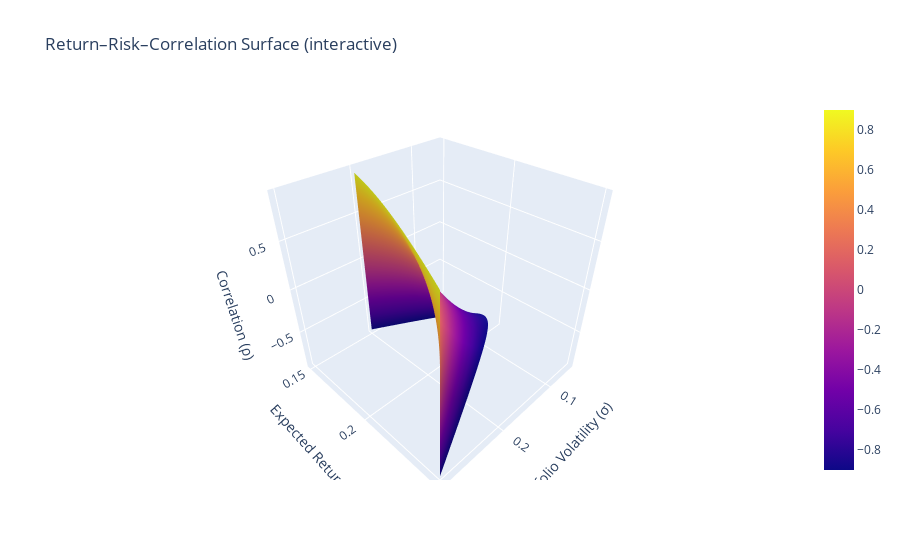

Write notebook code for a chart like this one.
### Code cell
import numpy as np
import plotly.graph_objects as go

# פרמטרים של שני נכסים (דוגמה)
r1, r2 = 0.25, 0.15        # תשואות צפויות
s1, s2 = 0.30, 0.20        # סטיות תקן

# גריד של משקלים וקורלציות
w_grid = np.linspace(0, 1, 200)        # המשקל של נכס 1
rho_grid = np.linspace(-0.9, 0.9, 200) # טווח של קורלציה

W, RHO = np.meshgrid(w_grid, rho_grid)

# תשואה של התיק (לא תלויה ב-rho)
MU = W * r1 + (1 - W) * r2

# שונות וסטיית תקן של התיק (תלוית rho)
VAR = (
    (W**2) * (s1**2) +
    ((1 - W)**2) * (s2**2) +
    2 * W * (1 - W) * s1 * s2 * RHO
)
SIGMA = np.sqrt(VAR)

fig = go.Figure(data=[
    go.Surface(
        x=SIGMA,  # ציר X = סיכון
        y=MU,     # ציר Y = תשואה
        z=RHO     # ציר Z = קורלציה
    )
])

fig.update_layout(
    title="Return–Risk–Correlation Surface (interactive)",
    scene=dict(
        xaxis_title="Portfolio Volatility (σ)",
        yaxis_title="Expected Return (μ)",
        zaxis_title="Correlation (ρ)"
    )
)

fig.show()

### Figure 1 — Plotly figure (JSON) as saved in the notebook; plotly's stock layout.template omitted (floating-point values rounded to 4 significant figures; data arrays with more than 128 entries replaced by an {"elided": "..."} marker saying what was removed)
{"data": [{"type": "surface", "x": {"elided": "200x200 float values"}, "y": {"elided": "200x200 float values"}, "z": {"elided": "200x200 float values"}}], "layout": {"scene": {"xaxis": {"title": {"text": "Portfolio Volatility (σ)"}}, "yaxis": {"title": {"text": "Expected Return (μ)"}}, "zaxis": {"title": {"text": "Correlation (ρ)"}}}, "title": {"text": "Return–Risk–Correlation Surface (interactive)"}}}
